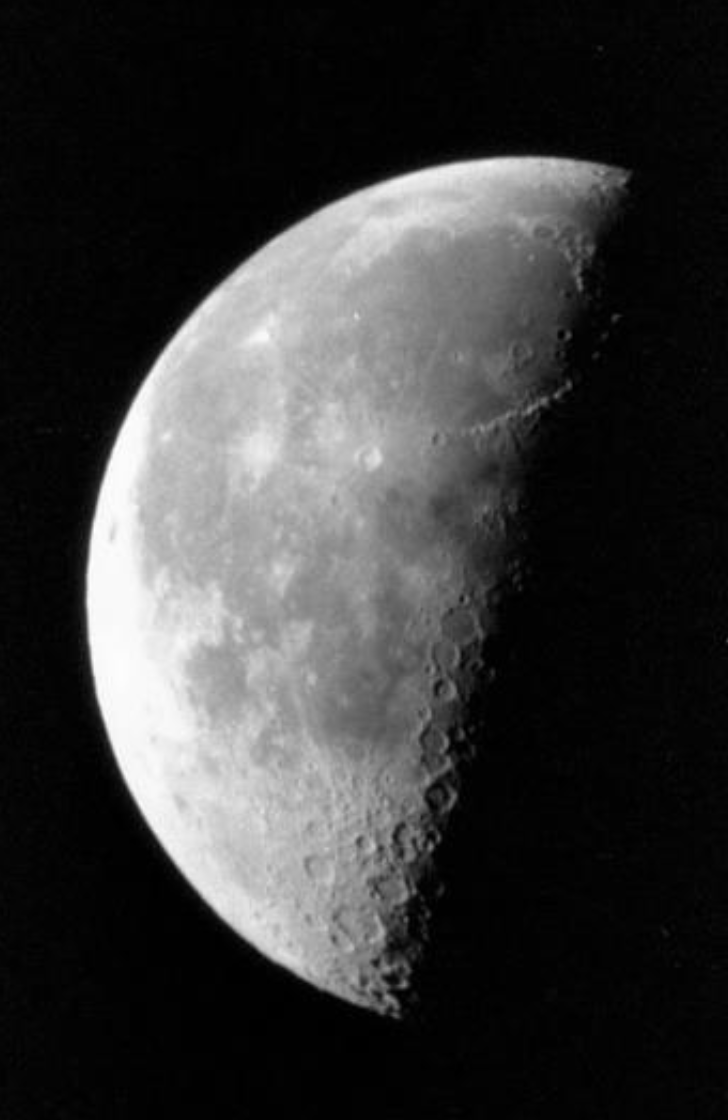
%> input picture Processamento Digital de Imagens/Exemplos_Professor/Exemplo_Filtros_Highboost.png, 728 x 1120 px
$ octave Exemplo_Filtros_HighBoost.m   (GNU Octave 9; MATLAB toolbox functions it lacks are replaced by stand-ins)
%> lines starting %> are read from the running program, lines starting %| are printed output that depends on the picture
clear all;
clc;

img_a = imread('Exemplo_Filtros_Highboost.png');
%> img_a is the input picture: size 1120x728x3 uint8; min 0, max 255, mean 56.7
img_gray = rgb2gray(img_a);
filtro = fspecial('average', [55 55]);
img_suave = imfilter(img_gray, filtro);
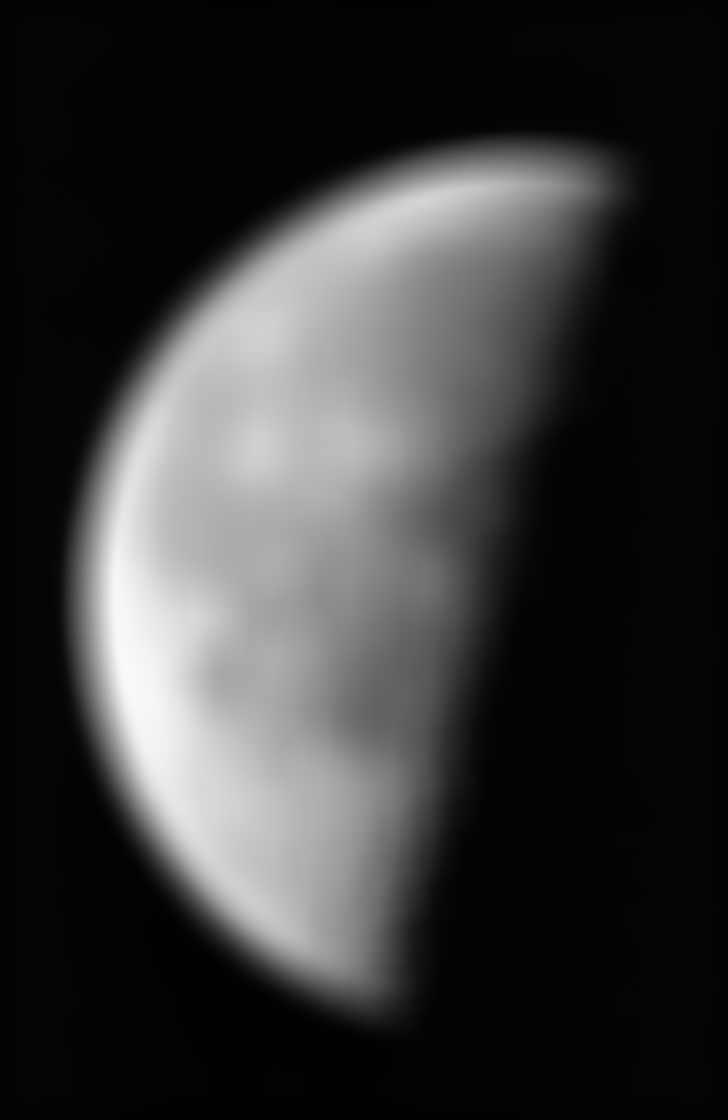
%> img_suave: size 1120x728 uint8; min 1, max 249, mean 56.6
img_mascara = imsubtract(img_gray, img_suave);
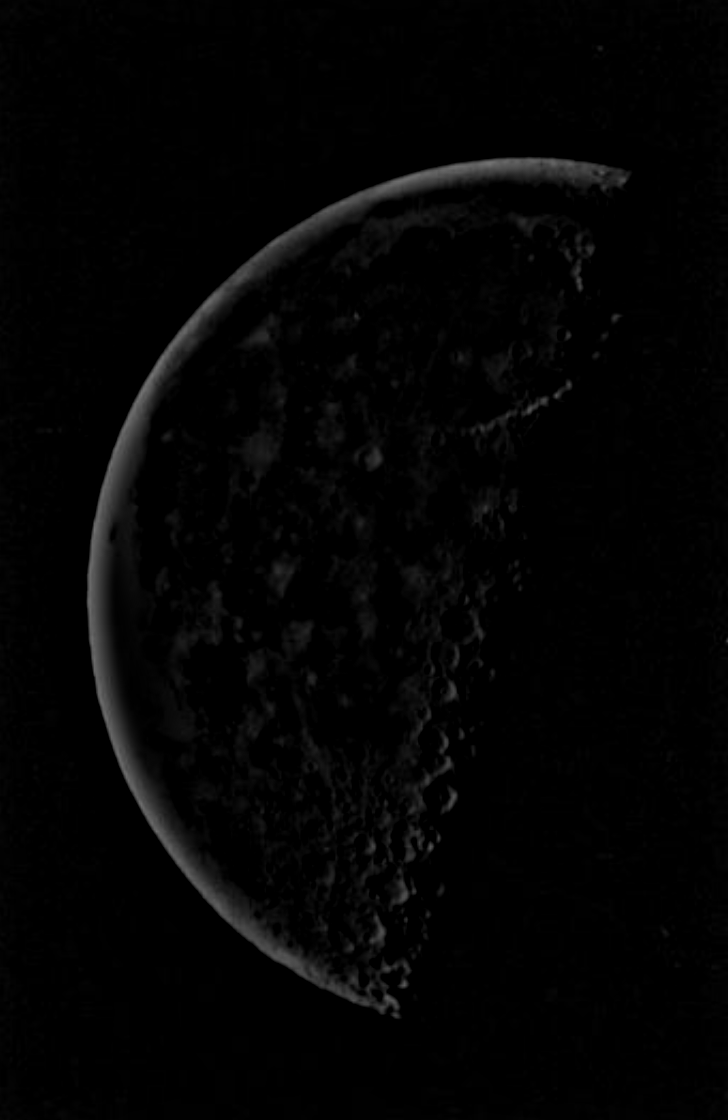
%> img_mascara: size 1120x728 uint8; min 0, max 116, mean 3.7
img_highboost = imadd(img_gray, img_mascara);
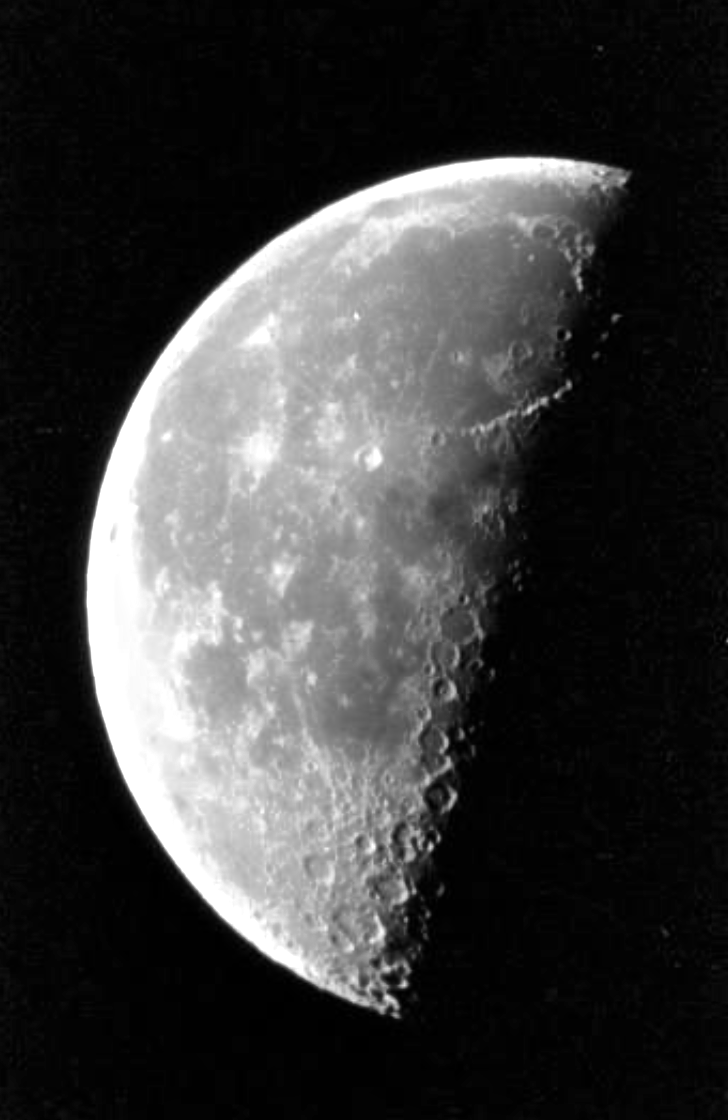
%> img_highboost: size 1120x728 uint8; min 0, max 255, mean 59.4

figure;
subplot(2,2,1);
imshow(img_a);
title('Imagem Original A');

hold;

subplot(2,2,2);
imshow(img_suave);
title('Imagem Suavizada B');

hold;
subplot(2,2,3);
imshow(img_mascara);
title('Mascara Gerada');

hold;
subplot(2,2,4);
imshow(img_highboost);
title('Mascara Highboost');
